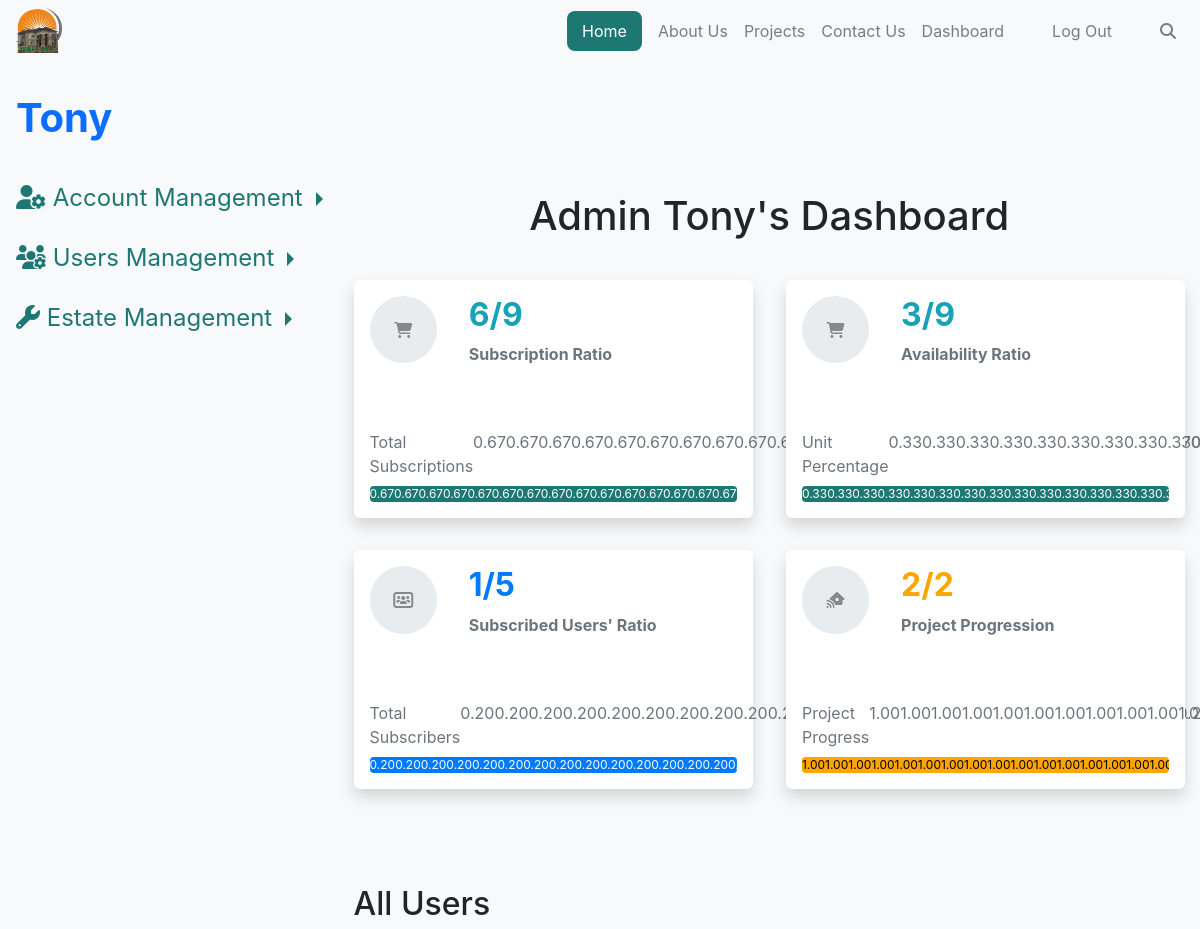
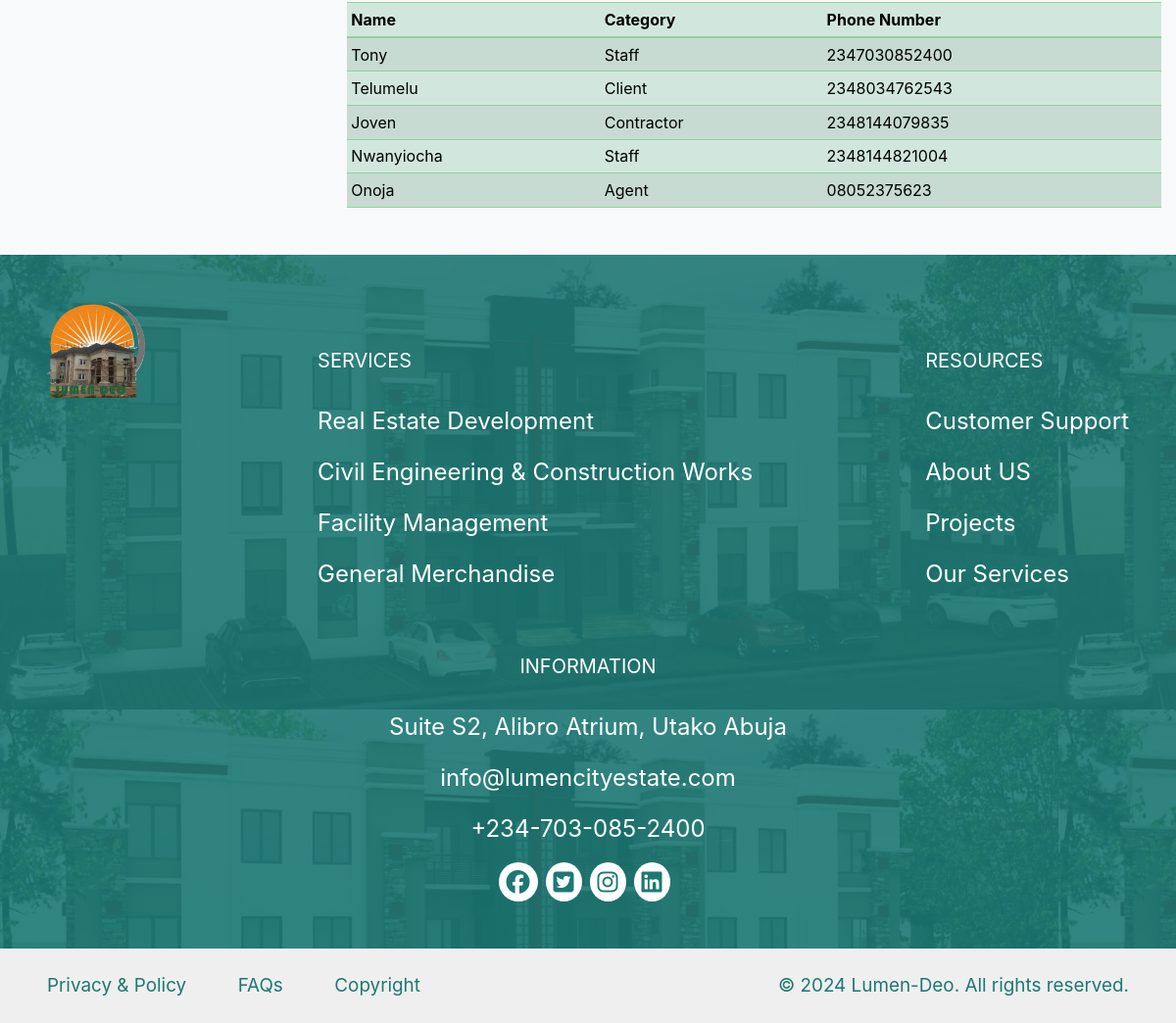
Screenshot of /dashboard (signed in) with the database file from the repository (2 pictures, top to bottom).
### lumenapp/models.py (models this page shows, shortened)
class User(AbstractUser):
    user_category = models.ForeignKey(UserCategory, related_name="users_category", on_delete=models.CASCADE, null=True)

class NewUser(models.Model):
    category = models.ForeignKey(UserCategory, on_delete=models.CASCADE, related_name="category")
    gender = models.CharField(max_length=10, default="")
    passport_photo = models.ImageField(null=True, blank=True, upload_to='user_passport')
    marital_status = models.CharField(max_length=20, null=True, blank=True)
    phone_number = models.CharField(max_length=20, null=True, blank=True, validators=[
        RegexValidator(regex=r'^\+?1?\d{9,15}$', message="Phone number must be entered in the format: '+999999999'. Up to 15 digits allowed.")
    ])
    email_address = models.EmailField()
    user_name = models.CharField(max_length=40, null=True, blank=True)
    last_name = models.CharField(max_length=40, null=True, blank=True)
    first_name = models.CharField(max_length=40, null=True, blank=True)
    middle_name = models.CharField(max_length=40, null=True, blank=True)
    dob = models.DateField(null=True, blank=True)
    occupation = models.CharField(max_length=100, null=True, blank=True)
    address = models.CharField(max_length=400, null=True, blank=True)
    means_of_id = models.CharField(max_length=100, null=True, blank=True)
    id_photo = models.ImageField(null=True, blank=True, upload_to='user_ids')
    staff_number = models.CharField(max_length=10, null=True, blank=True)
    is_staff = models.BooleanField(default=False)
    is_eligible = models.BooleanField(default=True)
    employ_date = models.DateField(null=True, blank=True)
    designation = models.CharField(max_length=100, null=True, blank=True)
    salary = models.DecimalField(max_digits=11, decimal_places=2, null=True, blank=True)
    bank_name = models.CharField(max_length=200, null=True, blank=True)
    acct_name = models.CharField(max_length=200, null=True, blank=True)
    acct_number = models.CharField(max_length=20, null=True, blank=True, validators=[
        RegexValidator(regex=r'^\d{10,20}$', message="Account number must be between 10 and 20 digits.")
    ])
    agency_percentage = models.DecimalField(max_digits=6, decimal_places=2, null=True)
    next_of_kin = models.CharField(max_length=400, null=True, blank=True)
    nok_address = models.CharField(max_length=400, null=True, blank=True)
    nok_phone_number = models.CharField(max_length=20, null=True, blank=True, validators=[
        RegexValidator(regex=r'^\+?1?\d{9,15}$', message="Phone number must be entered in the format: '+999999999'. Up to 15 digits allowed.")
    ])
    nok_rlship = models.CharField(max_length=100, null=True, blank=True)

class UserCategory(models.Model):
    user_category = models.CharField(max_length=60, unique=True)
    def __str__(self):
        return f"{self.user_category}"

### lumenapp/views.py (the view, shortened to what this page needs)
# urls.py: path("dashboard", views.dashboard, name="dashboard"),
@login_required
def dashboard(request):
    user = request.user
    projects = Project.objects.all()
    prototypes = Prototype.objects.all()
    categories = UserCategory.objects.all()
    avail_unit = Houses.objects.filter(is_available=True)
    users = User.objects.all()
    all_users = NewUser.objects.all()
    houses = Houses.objects.all()
    subscriptions = Subscription.objects.all()
    category_map = {category.id: category.user_category for category in categories}
    distinct_user_subscription_count = Subscription.objects.values("user").distinct().count()
    completed_project_count = Project.objects.filter(is_completed=True).count()
    context = {
        "projects": projects,
        "prototypes": prototypes,
        "houses": houses,
        "avail_unit": avail_unit,
        "subscriptions": subscriptions,
        "user_subscription_count": distinct_user_subscription_count,
        "completed_project_count": completed_project_count,
        "users": users,
        "user": user,
        "all_users": all_users,
        "categories": categories,
        "clients": [],
        "staff": [],
        "vendors": [],
        "contractors": [],
        "subcontractors": [],
        "agents": [],
    }
    for user in all_users:
        category_id = user.category.id
        if category_id in category_map:
            category_name = category_map[category_id]
            if category_name == "Client":
                context["clients"].append(user)
            elif category_name == "Staff":
                context["staff"].append(user)
            elif category_name == "Vendor":
                context["vendors"].append(user)
            elif category_name == "Contractor":
                context["contractors"].append(user)
            elif category_name == "Subcontractor":
                context["subcontractors"].append(user)
            elif category_name == "Agent":
                context["agents"].append(user)
    if not any(context.values()):
        context["info"] = {
            "title": "No such user yet!",
            "body": "Try creating a user and then try again."
        }
    return render(request, "lumenapp/dashboard.html", context)

### lumenapp/templates/lumenapp/dashboard.html (shortened to what this page needs)
{% extends "lumenapp/layout.html" %}
{% load static %}
{% load mathfilters %}
{% block body %}
<section class="admin d-flex bg-gray-100" id="admin">
  <nav class="nav flex-column d-inline-flex mt-4">
     {% if user_id or request.user.is_authenticated %}
      <a class="nav-link fs-1 mt-5 p-3" href="{% url 'profile' user_id=user.id %}"><strong>{{ user }}</strong></a>
     {% else %}
     <a class="nav-link fs-1 mt-5 p-3" href=""><strong>{{ user }}</strong></a>
     {% endif %}
    <li class="nav-item dropright">
      <a class="nav-link dropdown-toggle icon mt-2" href="{% url 'user_acct' user_id=user.id %}" role="button">
        <i class="fa-solid fa-user-gear"></i> Account Management
      </a>
    </li>
    {% if request.user.is_superuser %}
    <li class="nav-item dropright">
      <a class="nav-link dropdown-toggle icon mt-2" href="#" role="button" data-toggle="dropdown" aria-expanded="false">
        <i class="fa-solid fa-users-gear"></i> Users Management
      </a>
    </li>
    {% endif %}
    <li class="nav-item dropright">
      <a class="nav-link dropdown-toggle icon mt-2" href="#" role="button" data-toggle="dropdown" aria-expanded="false">
        <i class="fa-solid fa-wrench"></i> Estate Management
      </a>
    </li>
  </nav>
  <section id="lumen-deo" class="container-fluid effect-section pt-5 mt-5">
    {% if request.user.is_superuser %}
    <h1 class="pt-5 mt-5 text-center">Admin {{ user.username }}'s Dashboard</h1>
    {% else %}
    <h1 class="pt-5 mt-5 text-center">{{ user.username }}'s Dashboard</h1>
    {% endif %}
    <section class="d-flex admin-dash-pr-sec flex-wrap justify-content-between">
      {% if subscriptions or houses or subscription %}
        {% if request.user.is_superuser %}
        <div class="admin-dash-sub flex-column bg-white p-3 rounded-2 shadow">
          <div class="d-flex">
            <div class="fak rounded-circle bg-body-secondary align-content-center text-center text-body-tertiary"><i class="fa-solid fa-cart-shopping"></i></div>
            <div class="mb-5">
              <h2 class="fw-bolder text-info">{{ subscriptions.count }}<span>/</span>{{ houses.count }} </h2>
              <p class="fw-bold text-secondary">Subscription Ratio</p>
            </div>
          </div>
          <div class="d-flex flex-column">
            <label class="d-flex justify-content-between fw-800 text-secondary"><span>Total Subscriptions</span><span>{{ subscriptions.count|div:houses.count|floatformat:2|mul:100 }}%</span></label>
            <div class="progress" role="progressbar" aria-label="Example with label" aria-valuenow="{{ subscriptions.count }}" aria-valuemin="0" aria-valuemax="{{ houses.count }}">
              <div class="progress-bar my-bg-green" style="width: {{ subscriptions.count|div:houses.count|floatformat:1|mul:100 }}%">{{ subscriptions.count|div:houses.count|floatformat:2|mul:100 }}%</div>
            </div>
          </div>
        </div>
        {% endif %}
      {% endif %}
      {% if avail_unit or houses %}
      <div class="admin-dash-sub flex-column bg-white p-3 rounded-2 shadow">
        <div class="d-flex">
          <div class="fak rounded-circle bg-body-secondary align-content-center text-center text-body-tertiary"><i class="fa-solid fa-cart-shopping"></i></div>
          <div class="mb-5">
            <h2 class="fw-bolder text-info">{{ avail_unit.count }}<span>/</span>{{ houses.count }} </h2>
            <p class="fw-bold text-secondary">Availability Ratio</p>
          </div>
        </div>
        <div class="d-flex flex-column">
          <label class="d-flex justify-content-between fw-800 text-secondary"><span>Unit Percentage</span><span>{{ avail_unit.count|div:houses.count|floatformat:2|mul:100 }}%</span></label>
          <div class="progress" role="progressbar" aria-label="Example with label" aria-valuenow="{{ avail_unit.count }}" aria-valuemin="0" aria-valuemax="{{ houses.count }}">
            <div class="progress-bar my-bg-green" style="width: {{ avail_unit.count|div:houses.count|floatformat:1|mul:100 }}%">{{ avail_unit.count|div:houses.count|floatformat:2|mul:100 }}%</div>
          </div>
        </div>
      </div>
      {% endif %}
      {% if subscriptions or user_subscription_count or all_users %}
      <div class="admin-dash-sub flex-column bg-white p-3 rounded-2 shadow">
        <div class="d-flex">
          <div class="fak rounded-circle bg-body-secondary align-content-center text-center text-body-tertiary"><i class="fa-solid fa-users-rectangle"></i></div>
          <div class="mb-5">
            <h2 class="fw-bolder text-primary">{{ user_subscription_count }}<span>/</span>{{ all_users.count }} </h2>
            <p class="fw-bold text-secondary">Subscribed Users' Ratio</p>
          </div>
        </div>
        <div class="d-flex flex-column">
          <label class="d-flex justify-content-between fw-800 text-secondary"><span>Total Subscribers</span><span>{{ user_subscription_count|div:all_users.count|floatformat:2|mul:100 }}%</span></label>
          <div class="progress" role="progressbar" aria-label="Example with label" aria-valuenow="{{ user_subscription_count }}" aria-valuemin="0" aria-valuemax="{{ all_users.count }}">
            <div class="progress-bar" style="width: {{ user_subscription_count|div:all_users.count|floatformat:1|mul:100 }}%">{{ user_subscription_count|div:all_users.count|floatformat:2|mul:100 }}%</div>
          </div>
        </div>
      </div>
      {% endif %}
      {% if projects or completed_project_count %}
      <div class="admin-dash-sub flex-column bg-white p-3 rounded-2 shadow">
        <div class="d-flex">
          <div class="fak rounded-circle bg-body-secondary align-content-center text-center text-body-tertiary"><i class="fa-solid fa-house-signal"></i></div>
          <div class="mb-5">
            <h2 class="fw-bolder text-orange">{{ completed_project_count }}<span>/</span>{{ projects.count }} </h2>
            <p class="fw-bold text-secondary">Project Progression</p>
          </div>
        </div>
        <div class="d-flex flex-column">
          <label class="d-flex justify-content-between fw-800 text-secondary"><span>Project Progress</span><span>{{ completed_project_count|div:projects.count|floatformat:2|mul:100 }}%</span></label>
          <div class="progress" role="progressbar" aria-label="Example with label" aria-valuenow="{{ completed_project_count }}" aria-valuemin="0" aria-valuemax="{{ projects.count }}">
            <div class="progress-bar" style="background-color:#FFA500; color: #000;width: {{ completed_project_count|div:projects.count|floatformat:1|mul:100 }}%">{{ completed_project_count|div:projects.count|floatformat:2|mul:100 }}%</div>
          </div>
        </div>
      </div>
      {% endif %}
    </section>
    {% if all_users %}
    <div id="users" class="text-left my-5">
      <h2 class="pt-5">All Users</h2>
      <table class="table table-success table-sm table-hover table-striped text-left mx-auto w-80 mb-5 pb-5">
        <thead>
          <tr>
            <th scope="Col">Name</th>
            <th scope="Col">Category</th>
            <th scope="Col">Phone Number</th>
          </tr>
        </thead>
        <tbody>
          {% for user_super in all_users %}
          <tr>
            <td>{{ user_super.user_name }}</td>
            <td>{{ user_super.category }}</td>
            <td>{{ user_super.phone_number }}</td>
          </tr>
          {% endfor %}
        </tbody>
      </table>
    </div>
    {% endif %}
</section>
</section>
{% endblock %}

### lumenapp/static/lumenapp/css/style.css (style rules this page uses)
.my-bg-green { background-color: #1D7874 !important; }
.text-orange { color: #FFA500 !important; }
.home, body { margin: 0 !important; padding: 0 !important; }
.bg-gray-100 { background-color: var(--bs-gray-100)!important; }
.effect-section { position: relative; overflow: hidden; }
.icon { color: #1D7874; font-size: 1.5rem; }
tr td { justify-content: center !important; }
.fak { width: 4.2rem !important; height: 4.2rem !important; margin-right: 2rem !important; }
.admin-dash-sub { width: 30% !important; margin-top: 3rem !important; }
@media ((max-width: 1290px) and (min-width: 992px)) { .admin-dash-sub { width: 48% !important; margin-top: 2rem !important; } }

### rows the page displays
User: username "Tony"
NewUser: user_name "Tony", category "Staff", phone_number "2347030852400"
NewUser: user_name "Telumelu", category "Client", phone_number "2348034762543"
NewUser: user_name "Joven", category "Contractor", phone_number "2348144079835"
NewUser: user_name "Nwanyiocha", category "Staff", phone_number "2348144821004"
NewUser: user_name "Onoja", category "Agent", phone_number "08052375623"

### other values shown
{{ subscriptions.count }} "6"
{{ houses.count }} "9"
{{ avail_unit.count }} "3"
{{ user_subscription_count }} "1"
{{ all_users.count }} "5"
{{ completed_project_count }} "2"
{{ projects.count }} "2"
